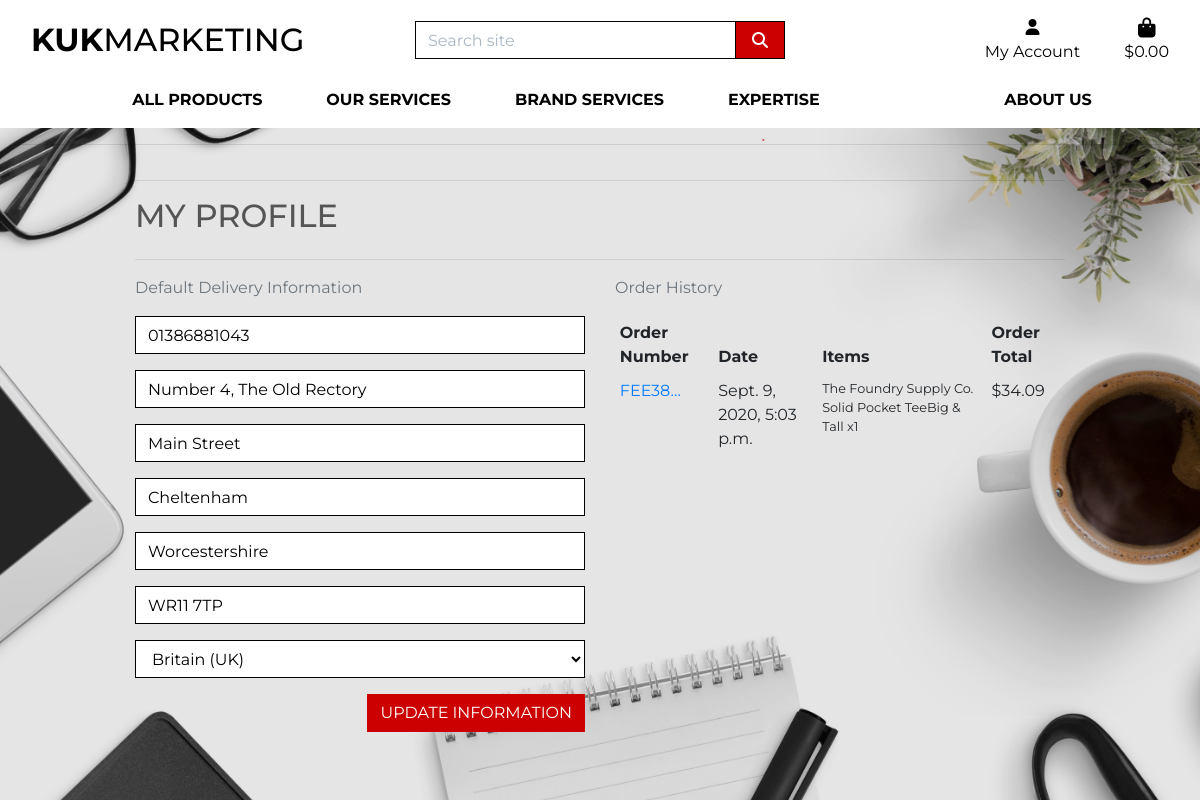
Before: /profile/ (signed in) with the older database file.
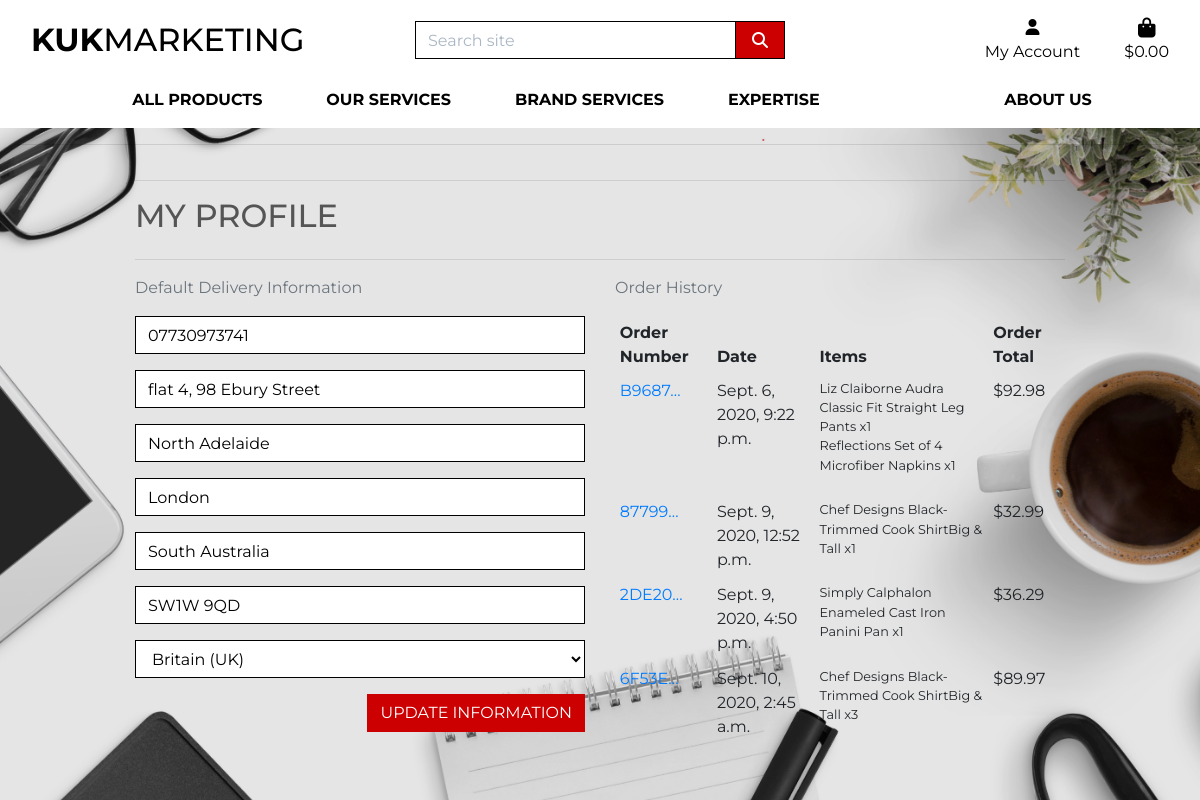
After: the same page with the newer database file.
### profiles/models.py (models this page shows, shortened)
class UserProfile(models.Model):
    user = models.OneToOneField(User, on_delete=models.CASCADE)
    default_phone_number = models.CharField(max_length=20, null=True, blank=True)
    default_street_address1 = models.CharField(max_length=80, null=True, blank=True)
    default_street_address2 = models.CharField(max_length=80, null=True, blank=True)
    default_town_or_city = models.CharField(max_length=40, null=True, blank=True)
    default_county = models.CharField(max_length=80, null=True, blank=True)
    default_postcode = models.CharField(max_length=20, null=True, blank=True)
    default_country = CountryField(blank_label='Country', null=True, blank=True)

### checkout/models.py (models this page shows, shortened)
class Order(models.Model):
    order_number = models.CharField(max_length=32, null=False, editable=False)
    user_profile = models.ForeignKey(UserProfile, on_delete=models.SET_NULL,
                                     null=True, blank=True, related_name='orders')
    full_name = models.CharField(max_length=50, null=False, blank=False)
    email = models.EmailField(max_length=254, null=False, blank=False)
    phone_number = models.CharField(max_length=20, null=False, blank=False)
    country = CountryField(blank_label='Country *', null=False, blank=False)
    postcode = models.CharField(max_length=20, null=True, blank=True)
    town_or_city = models.CharField(max_length=40, null=False, blank=False)
    street_address1 = models.CharField(max_length=80, null=False, blank=False)
    street_address2 = models.CharField(max_length=80, null=True, blank=True)
    county = models.CharField(max_length=80, null=True, blank=True)
    date = models.DateTimeField(auto_now_add=True)
    delivery_cost = models.DecimalField(max_digits=6, decimal_places=2, null=False, default=0)
    order_total = models.DecimalField(max_digits=10, decimal_places=2, null=False, default=0)
    grand_total = models.DecimalField(max_digits=10, decimal_places=2, null=False, default=0)
    original_bag = models.TextField(null=False, blank=False, default='')
    stripe_pid = models.CharField(max_length=254, null=False, blank=False, default='')

class OrderLineItem(models.Model):
    order = models.ForeignKey(Order, null=False, blank=False, on_delete=models.CASCADE, related_name='lineitems')
    product = models.ForeignKey(Product, null=False, blank=False, on_delete=models.CASCADE)
    product_size = models.CharField(max_length=2, null=True, blank=True) # XS, S, M, L, XL
    quantity = models.IntegerField(null=False, blank=False, default=0)
    lineitem_total = models.DecimalField(max_digits=6, decimal_places=2, null=False, blank=False, editable=False)

### products/models.py (models this page shows, shortened)
class Product(models.Model):
    category = models.ForeignKey('Category', null=True, blank=True,
                                 on_delete=models.SET_NULL)
    sku = models.CharField(max_length=254, null=True, blank=True)
    name = models.CharField(max_length=254)
    description = models.TextField()
    has_sizes = models.BooleanField(default=False, null=True, blank=True)
    price = models.DecimalField(max_digits=6, decimal_places=2)
    rating = models.DecimalField(max_digits=6, decimal_places=2, null=True,
                                 blank=True)
    image_url = models.URLField(max_length=1024, null=True, blank=True)
    image = models.ImageField(null=True, blank=True)

### profiles/views.py (the view)
# urls.py: path('profile/', include('profiles.urls')),
@login_required
def profile(request):
    profile = get_object_or_404(UserProfile, user=request.user)
    if request.method == 'POST':
        form = UserProfileForm(request.POST, instance=profile)
        if form.is_valid():
            form.save()
            messages.success(request, 'Profile updated successfully')
        else:
            messages.error(request, 'Update failed. Please ensure the form is valid.')
    else:
        form = UserProfileForm(instance=profile)
    orders = profile.orders.all()
    template = 'profiles/profile.html'
    context = {
        'form': form,
        'orders': orders,
        'on_profile_page': True
    }
    return render(request, template, context)

### bag/contexts.py (called while the page is built, shortened)
def bag_contents(request):
    bag_items = []
    total = 0
    product_count = 0
    bag = request.session.get('bag', {})
    if total < settings.FREE_DELIVERY_THRESHOLD:
        delivery = total * Decimal(settings.STANDARD_DELIVERY_PERCENTAGE / 100)
        free_delivery_delta = settings.FREE_DELIVERY_THRESHOLD - total
    else:
        delivery = 0
        free_delivery_delta = 0
    grand_total = delivery + total
    context = {
        'bag_items': bag_items,
        'total': total,
        'product_count': product_count,
        'delivery': delivery,
        'free_delivery_delta': free_delivery_delta,
        'free_delivery_threshold': settings.FREE_DELIVERY_THRESHOLD,
        'grand_total': grand_total,
    }
    return context

### profiles/templates/profiles/profile.html (shortened to what this page needs)
{% extends "base.html" %}
{% load static %}
{% block extra_css %}
    <link rel="stylesheet" href="{% static 'profiles/css/profile.css' %}">
{% endblock %}
{% block page_header %}
    <div class="container header-container">
    </div>
{% endblock %}
{% block content %}
    <div class="overlay"></div>
    <div class="container">
        <div class="row">
            <div class="col">
                <hr>
                <h2 class="logo-font mb-4">My Profile</h2>
                <hr>
            </div>
        </div>
        <div class="row">
            <div class="col-12 col-lg-6">
                <p class="text-muted">Default Delivery Information</p>
                <form class="mt-3" action="{% url 'profile' %}" method="POST" id="profile-update-form">
                    {{ form|crispy }}
                    <button class="btn btn-black rounded-0 text-uppercase float-right">Update Information</button>
                </form>
            </div>
            <div class="col-12 col-lg-6">
                <p class="text-muted">Order History</p>
                <div class="order-history table-responsive">
                    <table class="table table-sm table-borderless">
                        <thead>
                            <tr>
                                <th>Order Number</th>
                                <th>Date</th>
                                <th>Items</th>
                                <th>Order Total</th>
                            </tr>
                        </thead>
                        <tbody>
                            {% for order in orders %}
                                <tr>
                                    <td>
                                        <a href="{% url 'order_history' order.order_number %}"
                                        title="{{ order.order_number }}">
                                            {{ order.order_number|truncatechars:6 }}
                                        </a>
                                    </td>
                                    <td>{{ order.date }}</td>
                                    <td>
                                        <ul class="list-unstyled">
                                            {% for item in order.lineitems.all %}
                                                <li class="small">
                                                    {{ item.product.name }} x{{ item.quantity }}
                                                </li>
                                            {% endfor %}
                                        </ul>
                                    </td>
                                    <td>${{ order.grand_total }}</td>
                                </tr>
                            {% endfor %}
                        </tbody>
                    </table>
                </div>
            </div>
        </div>
{% endblock %}

Changed rows visible on the page:
removed Order: order_number "FEE38…", date "Sept. 9, 2020, 5:03 p.m.", grand_total "34.09"
removed OrderLineItem: product.name "The Foundry Supply Co. Solid Pocket TeeBig & Tall", quantity "1", shown under "FEE38…"
changed UserProfile "Britain (UK)": default_phone_number "01386881043" → "07730973741"; default_street_address1 "Number 4, The Old Rectory" → "flat 4, 98 Ebury Street"; default_street_address2 "Main Street" → "North Adelaide"; default_town_or_city "Cheltenham" → "London"; default_county "Worcestershire" → "South Australia"; default_postcode "WR11 7TP" → "SW1W 9QD"
added Order: order_number "B9687…", date "Sept. 6, 2020, 9:22 p.m.", grand_total "92.98"
added OrderLineItem: product.name "Liz Claiborne Audra Classic Fit Straight Leg Pants", quantity "1", shown under "B9687…"
added OrderLineItem: product.name "Reflections Set of 4 Microfiber Napkins", quantity "1", shown under "B9687…"
added Order: order_number "87799…", date "Sept. 9, 2020, 12:52 p.m.", grand_total "32.99"
added OrderLineItem: product.name "Chef Designs Black-Trimmed Cook ShirtBig & Tall", quantity "1", shown under "87799…"
added Order: order_number "2DE20…", date "Sept. 9, 2020, 4:50 p.m.", grand_total "36.29"
added OrderLineItem: product.name "Simply Calphalon Enameled Cast Iron Panini Pan", quantity "1", shown under "2DE20…"
added Order: order_number "6F53E…", date "Sept. 10, 2020, 2:45 a.m.", grand_total "89.97"
added OrderLineItem: product.name "Chef Designs Black-Trimmed Cook ShirtBig & Tall", quantity "3", shown under "6F53E…"
